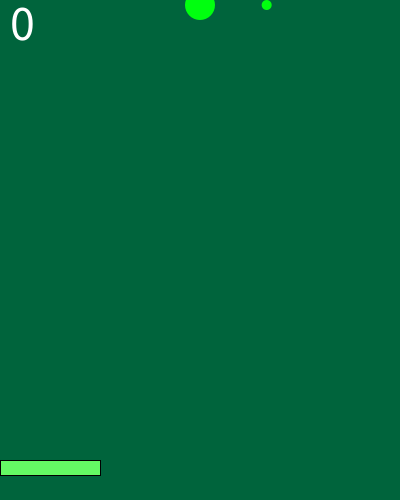
Frame 1 (no input)
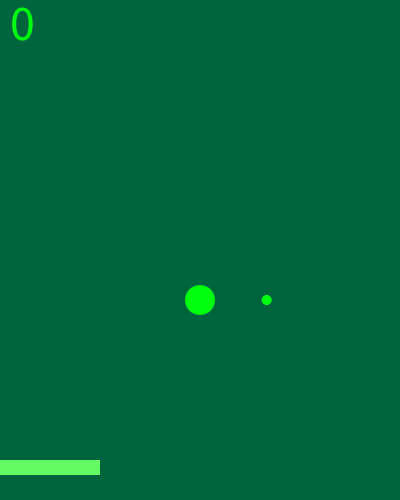
Frame 60 (the mouse pressed at the canvas centre just before this capture)
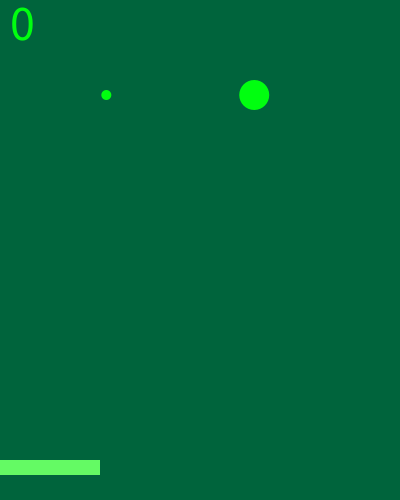
Frame 120 (the mouse held since frame 60 and released just before this capture)

The Processing sketch that drew these frames (run headless with seeded random() and noise(); from frame 60 on, the mouse is pressed at the canvas centre):

// Processing sketch: eindopdracht_final
// ── eindopdracht_final.pde
int score = 0;
float catcherX;
float catcherY;
float catcherBreedte = 100;
float catcherHoogte = 15;
float catcherSpeed = 6;
Ball[] Ball = new Ball[2];
void setup() {
  size(400, 500);
  Ball[0] = new Ball(width/2, 0, 15);
  Ball[1] = new Ball(width/1.5, 0, 5);
  catcherY = height - 40;
}




void draw() {
  background(0, 100, 60);
  textSize(50);
  text(score, 10, 40);
  
  if (keyPressed) {
    if (keyCode == LEFT) catcherX -= catcherSpeed;
    if (keyCode == RIGHT) catcherX += catcherSpeed;
  }
  
  catcherX = constrain(catcherX, 0, width - catcherBreedte);

  fill(100, 250, 100);
  rect(catcherX, catcherY, catcherBreedte, catcherHoogte);

for(int i = 0; i < Ball.length; i++)
{
  Ball[i].update();
  Ball[i].teken();

  if (Ball[i].y + Ball[i].r > catcherY &&
      Ball[i].x > catcherX &&
      Ball[i].x < catcherX + catcherBreedte) {
    Ball[i].reset();
    score = score + 1;
  }

  if (Ball[i].y > height) {
    Ball[i].reset();
    score = 0;
  }
}
}

class Ball {
  float x;
  float y;
  float r;
  float speed;
  
  Ball(float startX, float startY, float straal) {
    x = startX;
    y = startY;
    r = straal;
    speed = 5;
  }
  
  void update() {
    y += speed;
  }
  
  void teken() {
    fill(0, 255, 15);
    noStroke();
    ellipse(x, y, r*2, r*2);
  }
  
  void reset() {
    x = random(r, width - r);
    y = 0;
  }
}
